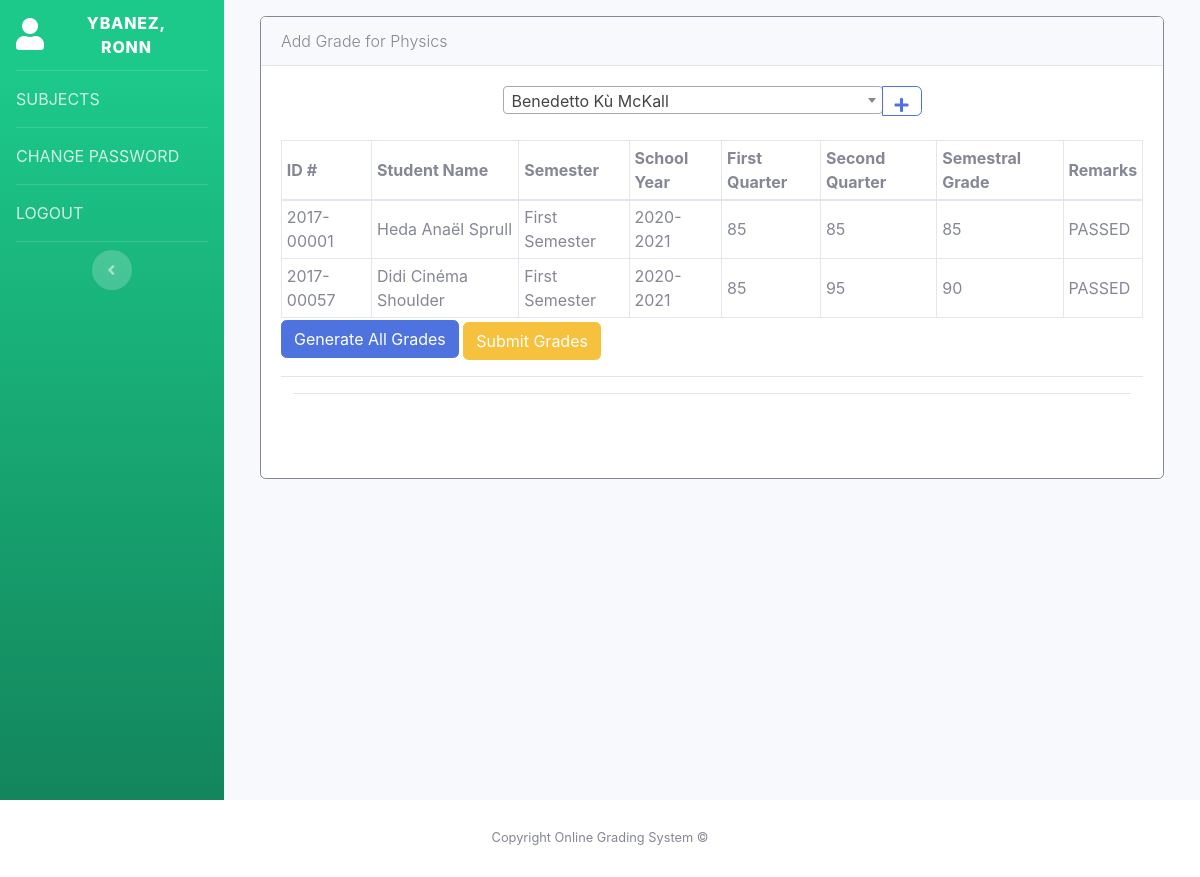
The app's page /index.php?p=teachers&a=add-grade&subject_id=1&semester=First Semester (signed in) with its own data.
### tables this page shows
CREATE TABLE `subjects` (
  `id` int NOT NULL,
  `level_id` varchar(10) DEFAULT NULL,
  `name` varchar(255) DEFAULT NULL,
  `semester` varchar(255) NOT NULL,
  `track` varchar(255) NOT NULL,
  `school_year` varchar(255) NOT NULL
);

CREATE TABLE `grades` (
  `id` int NOT NULL,
  `teacher_id` varchar(255) NOT NULL,
  `section_id` varchar(255) DEFAULT NULL,
  `student_id` varchar(255) DEFAULT NULL,
  `subject_id` varchar(255) NOT NULL,
  `first_quarter` varchar(255) DEFAULT NULL,
  `second_quarter` varchar(255) DEFAULT NULL,
  `semestral_grade` varchar(255) DEFAULT NULL,
  `remark` varchar(255) DEFAULT NULL
);

CREATE TABLE `students` (
  `id` int NOT NULL,
  `id_number` varchar(50) DEFAULT NULL,
  `first_name` varchar(255) DEFAULT NULL,
  `last_name` varchar(255) DEFAULT NULL,
  `middle_name` varchar(255) DEFAULT NULL,
  `address` varchar(255) DEFAULT NULL,
  `sex` varchar(50) DEFAULT NULL,
  `school_year` varchar(255) DEFAULT NULL,
  `grade_level` varchar(255) DEFAULT NULL,
  `section` varchar(255) DEFAULT NULL,
  `username` varchar(255) DEFAULT NULL,
  `password` varchar(255) DEFAULT NULL,
  `birth_date` varchar(50) DEFAULT NULL,
  `date_enrolled` varchar(50) DEFAULT NULL
);

### index.php (called while the page is built, shortened)
<?php
include 'views/inc/header.php';
include 'sys/routes.php';
include 'views/inc/footer.php';
?>

### views/teacher/add-grade.php (the view, shortened to what this page needs)
<?php
	$subject_id = $subject['id'];
	$secondGrade = "";
	$semester = $_GET['semester'];
	if($semester == "First Semester") {
		$firstGrade = "First Quarter";
		$secondGrade = "Second Quarter";
	}
	else {
		$firstGrade = "Third Quarter";
		$secondGrade = "Fourth Quarter";
	}
	$servername = "localhost";
	$username = "root";
	$password = "Mk396sfAUzgU";
	try {
		$conn = new PDO("mysql:host=$servername;dbname=ogs", $username, $password);
		$conn->setAttribute(PDO::ATTR_ERRMODE, PDO::ERRMODE_EXCEPTION);
		$getGrade = $conn->prepare("Select g.*, s.*, si.* from grades as g join students s on g.student_id = s.id join subjects as si on g.subject_id = si.id Where g.subject_id = $subject_id");
		$getGrade->execute();
		$studentGrades = $getGrade->fetchAll();
		}
	catch(PDOException $e)
		{
		echo "Connection failed: " . $e->getMessage();
		}
?>
<div class="card border-secondary mt-3">
  <div class="card-header">
  	<p class="lead m-0">Add Grade for <?php echo $subject['name']; ?></p>
  </div>
  <div class="card-body row">
    <div class="col-md-12 table-responsive">
	<div class="row">
	            <div class="col-md-6 m-auto">
	                <div class="input-group mb-3">
	                    <div class="input-group-append">
	                        <button type="submit" class="btn btn-outline-primary" onclick="AddGrade()" style="height:80%;">
	                            <li class="fas fa-plus"></li>
	                        </button>
	                    </div>
	                </div>
	            </div>
	        </div>
      <table id="add-grade-table" class="table-bordered table-sm">
        <thead>
          <tr>
            <th>ID #</th>
            <th>Student Name</th>
            <th>Semester</th>
            <th>School Year</th>
            <th><?php echo $firstGrade;?></th>
            <th><?php echo $secondGrade;?></th>
            <th>Semestral Grade</th>
            <th>Remarks</th>
          </tr>
        </thead>
        <tbody>
        	<div>
        		<?php foreach($studentGrades as $stud){?>
        			<tr>
        			  <td><?php echo $stud['id_number']?></td>
        			  <td><?php echo $stud['first_name'].' '.$stud['middle_name'].' '.$stud['last_name']?></td>
        			  <td><?php echo $stud['semester']?></td>
        			  <td><?php echo $stud['school_year']?></td>
        			  <td><?php echo $stud['first_quarter']?></td>
        			  <td><?php echo $stud['second_quarter']?></td>
        			  <td><?php echo $stud['semestral_grade']?></td>
        			  <td><?php echo $stud['remark']?></td>
        			</tr>
        		<?php }?>
        	</div>
        </tbody>
      </table>
      <button class="btn btn-primary" onClick="generateGrades()">Generate All Grades</button>
      <button onClick="submitGrades()" class="btn btn-primary btn-warning mt-1">Submit Grades</button>
      <hr>
     <div class="col-md-12">
	    <hr>
     </div>
    </div>
  </div>
</div>

### records on screen
subjects: name "Physics"
grades: student.id_number "2017-00001", student.first_name "Heda", student.middle_name "Anaël", student.last_name "Sprull", subject.semester "First Semester", subject.school_year "2020-2021", first_quarter "85", second_quarter "85", semestral_grade "85", remark "PASSED"
grades: student.id_number "2017-00057", student.first_name "Didi", student.middle_name "Cinéma", student.last_name "Shoulder", subject.semester "First Semester", subject.school_year "2020-2021", first_quarter "85", second_quarter "95", semestral_grade "90", remark "PASSED"

### other values on screen
$navbar['title'] "YBANEZ, RONN"
str_replace("-"," ",$key) "SUBJECTS"
str_replace("-"," ",$key) "CHANGE PASSWORD"
str_replace("-"," ",$key) "LOGOUT"
$firstGrade "First Quarter"
$secondGrade "Second Quarter"
